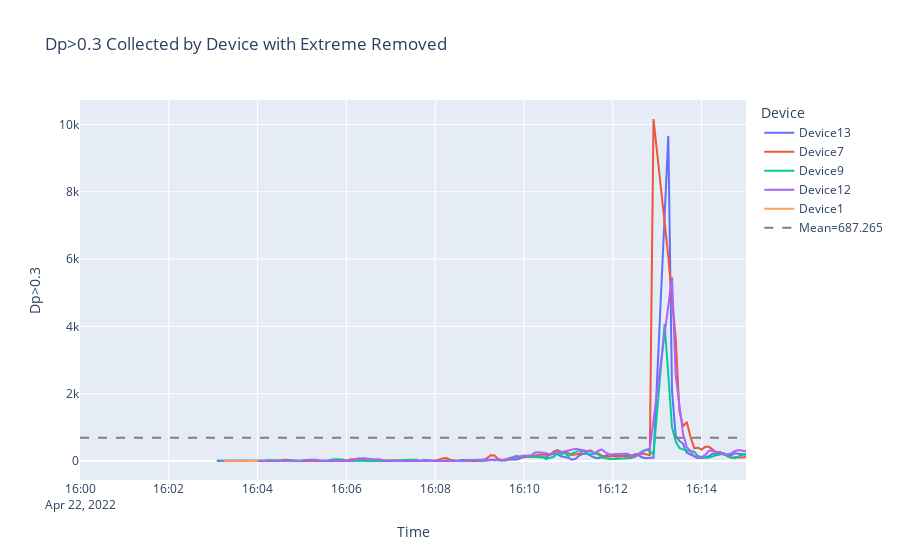

Notebook code cell kept with this figure:
### Code cell
removed_extreme_plot = plot_line_chart(data_removed_extreme, 'Datetime_round', 'Dp>0.3', 'Dp>0.3 Collected by Device with Extreme Removed')
mean = data_in_time_range['Dp>0.3'].mean()
removed_extreme_plot.add_trace(
       go.Scatter(
        x=[START_TIME,END_TIME],
        y=[mean,mean],
        mode="lines",
        name='Mean='+"{:.3f}".format(mean),
        text="Mean",
        line=go.scatter.Line(color="gray",dash = 'dash'))
)
removed_extreme_plot.show()
